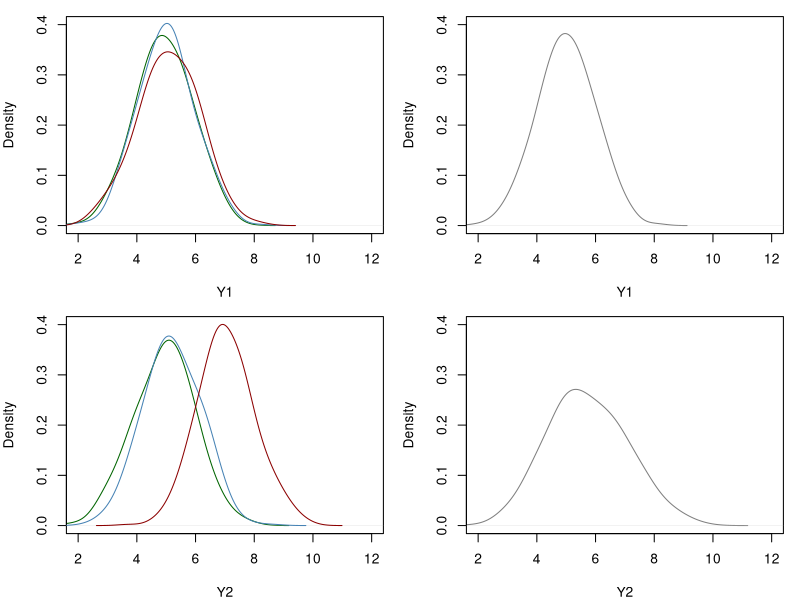
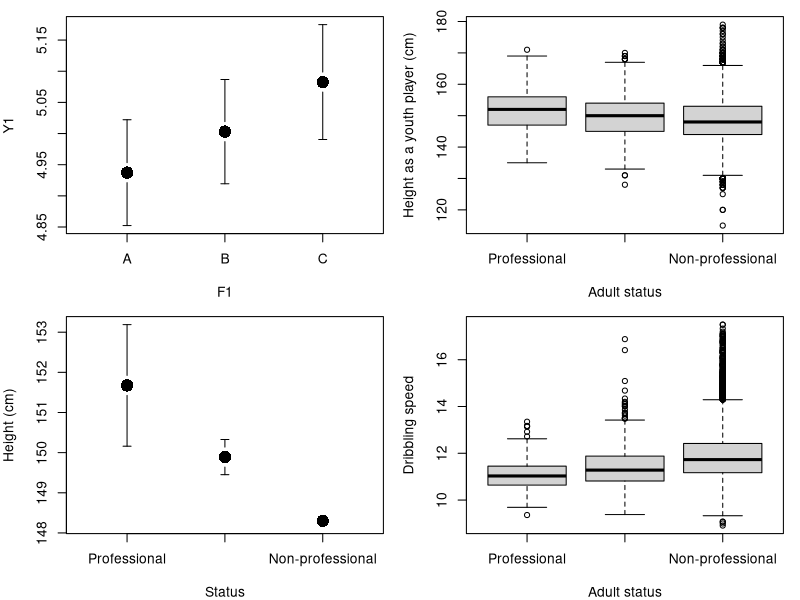

Recreate these plots in R, in order.
## ---- chunk 1
knitr::opts_chunk$set(collapse = TRUE, warning = FALSE, message = FALSE, comment = NA)
## ---- chunk 2
options(digits = 5)  ##Sets number of sig. figs to display output to
## ---- chunk 3
set.seed(101)

# Generate some dummy data

Y1 <-
  c(
    rnorm(n = 500, mean = 5, sd = 1),
    rnorm(n = 500, mean = 5.01, sd = 1),
    rnorm(n = 500, mean = 5.05, sd = 1)
  )

Y2 <-
  c(rnorm(n = 500, mean = 5, sd = 1),
    rnorm(n = 500, mean = 5.1, sd = 1),
    rnorm(n = 500, mean = 7, sd = 1))

F1 <- factor(rep(c("A", "B", "C"), each = 500))
## ---- chunk 4

# Set up the plot area to accept two graphs, one above the other
par(mfrow = c(2, 2))

# Adjust the margins
par(mar = c(4,4,1,1))

# Plot the density for factor level A and variable Y1
plot(
  density(Y1[F1 == "A"], adjust = 1.5),
  col = "darkgreen",
  xlim = c(2, 12),
  ylim = c(0, 0.4),
  xlab = "Y1",
  main = ""
)

# Add the densities for factor levels B and C for variable Y1
points(density(Y1[F1 == "B"], adjust = 1.5), 
       type = "l", col = "steelblue")

points(density(Y1[F1 == "C"], adjust = 1.5), 
       type = "l", col = "darkred")

# Plot the density for the total dataset for Y1
plot(
  density(Y1, adjust = 1.5),
  col = "grey50",
  xlim = c(2, 12),
  ylim = c(0, 0.4),
  xlab = "Y1",
  main = ""
)

# Plot the density for factor level A and variable Y2
plot(
  density(Y2[F1 == "A"], adjust = 1.5),
  col = "darkgreen",
  xlim = c(2, 12),
  ylim = c(0, 0.4),
  xlab = "Y2",
  main = ""
)

# Add the densities for factor levels B and C for variable Y1
points(density(Y2[F1 == "B"], adjust = 1.5), 
       type = "l", col = "steelblue")

points(density(Y2[F1 == "C"], adjust = 1.5), 
       type = "l", col = "darkred")

# Plot the density for the total dataset for Y2
plot(
  density(Y2, adjust = 1.5),
  col = "grey50",
  xlim = c(2, 12),
  ylim = c(0, 0.4),
  xlab = "Y2",
  main = ""
)
## ---- chunk 5
var(Y1)
var(Y2)
## ---- chunk 6
tapply(Y1,F1,var)
tapply(Y2,F1,var)
## ---- chunk 7
SSTY1<-sum((Y1-mean(Y1))^2)
SSTY2<-sum((Y2-mean(Y2))^2)
SSTY1
SSTY2
## ---- chunk 8
SSerrorY1 <-
  sum((Y1[F1 == "A"] - mean(Y1[F1 == "A"])) ^ 2) +
  sum((Y1[F1 == "B"] - mean(Y1[F1 == "B"])) ^ 2) +
  sum((Y1[F1 == "C"] - mean(Y1[F1 == "C"])) ^ 2)
  

SSerrorY2 <-
  sum((Y2[F1 == "A"] - mean(Y2[F1 == "A"])) ^ 2) +
  sum((Y2[F1 == "B"] - mean(Y2[F1 == "B"])) ^ 2) +
  sum((Y2[F1 == "C"] - mean(Y2[F1 == "C"])) ^ 2)
    
SSerrorY1
SSerrorY2
## ---- chunk 9
SStreatY1<-SSTY1-SSerrorY1

SStreatY2<-SSTY2-SSerrorY2

SStreatY1
SStreatY2
## ---- chunk 10
1-pf(q = 2.65/0.98, df1 = 2, df2 = 1497)
## ---- chunk 11
1-pf(q = 660.5/0.985, df1 = 2, df2 = 1497)
## ---- chunk 12
aovY1<-aov(Y1~F1)
aovY2<-aov(Y2~F1)
summary(aovY1)
summary(aovY2)
## ---- chunk 13
TukeyHSD(aovY1)
TukeyHSD(aovY2)
## ---- chunk 14
library(gplots)
plotmeans(Y1~F1, connect=F, barcol='black', pch=16, cex=2, n.label=F, ylab="Y1",xlab="F1")
## ---- chunk 15
coef(summary.lm(aovY1))
## ---- chunk 16
# Load data
football <- read.table("Data/football.txt", sep = " ", header = TRUE)

# Recode missing values
football[football == 999] <- NA
football[football == -99] <- NA

# set up new factor for professional status
football$status[football$apl == 1] <- "Professional"
football$status[football$apl == 2] <- "Semi-professional"
football$status[football$apl == 3] <- "Non-professional"

# Make sure that the factor levels are ordered with professional first and non-professional last.
football$status <- factor(football$status,
                          levels  = c("Professional", 
                                      "Semi-professional", 
                                      "Non-professional"))



str(football)
## ---- chunk 17
summary(football$status)
## ---- chunk 18

boxplot(hei ~ status, 
        data = football,
        ylab = "Height as a youth player (cm)",
        xlab = "Adult status")
## ---- chunk 19
tapply(football$hei, INDEX = football$status, FUN = function(x) var(x, na.rm = TRUE))
## ---- chunk 20
aov1 <- aov(hei ~ status, data = football)

summary(aov1)
## ---- chunk 21
TukeyHSD(aov1)
## ---- chunk 22
library(gplots)
plotmeans(hei~status, data = football, connect=F, barcol='black', pch=16, cex=2, n.label=F, ylab="Height (cm)",xlab="Status")
## ---- chunk 23

boxplot(dri ~ status, 
        data = football,
        ylab = "Dribbling speed",
        xlab = "Adult status")
## ---- chunk 24
tapply(football$dri, football$status, function(x) var(x, na.rm = TRUE))
## ---- chunk 25
lm1 <- lm(dri ~ status, data = football)
aov1 <- aov(dri ~ status, data = football)
## ---- chunk 26
anova(lm1)
## ---- chunk 27
TukeyHSD(aov1)
## ---- chunk 28
summary(lm1)
## ---- chunk 29
means <- tapply(football$dri, football$status, function(x) mean(x, na.rm = TRUE))
